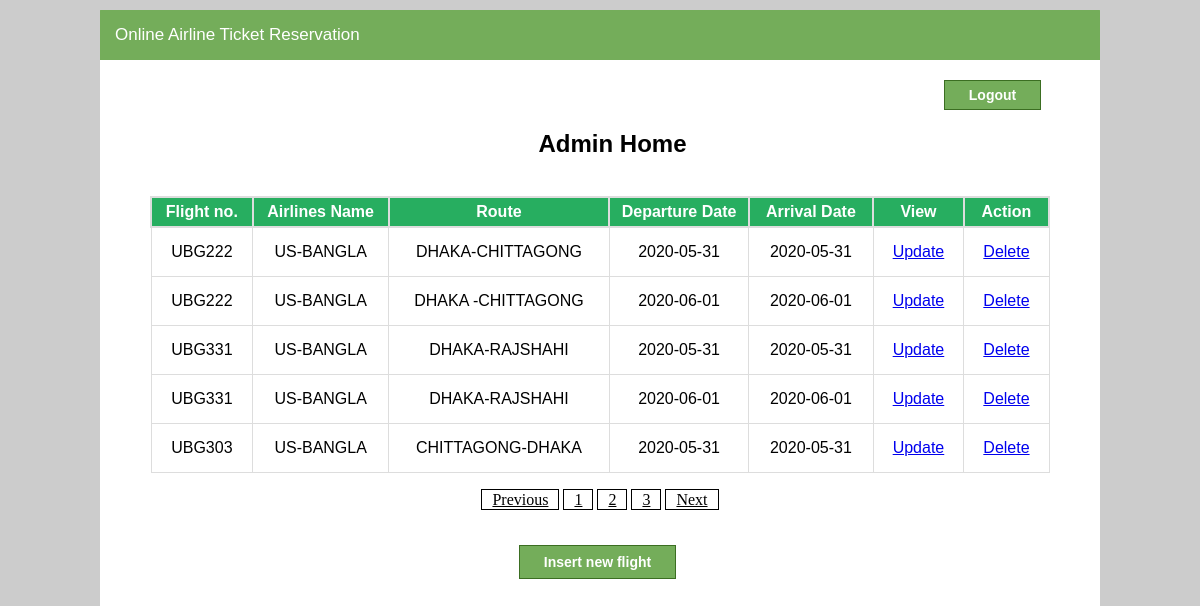
The page /admin/adminhome.php?page=2 (signed in) on the database its author committed.
### tables this page shows
CREATE TABLE `flightdetails` (
  `id` int(11) NOT NULL,
  `flightno` varchar(11) NOT NULL,
  `airlinesname` varchar(30) NOT NULL,
  `departure` varchar(30) NOT NULL,
  `destination` varchar(30) NOT NULL,
  `departuredate` date NOT NULL,
  `arrivaldate` date NOT NULL,
  `class` varchar(30) NOT NULL,
  `price` float NOT NULL
);

### admin/adminhome.php (the view, shortened to what this page needs)
<?php
	require_once("include/db_connect.php");
	?>
<html lang="en" dir="ltr">
  <head>
	<link rel="stylesheet" a href ="css/homepgstyle.css"/>
  </head>
  <body>
		<center>
		<div class="container">
			<form action="logout.php" method="POST">
			<?php require_once("header.php");?>
				<button type="submit" id="logoutbutton" value="Logout" name="logoutBtn" class="logoutbtn"> Logout</button><br>
			</form>
		<form action="insertflight.php" method="POST">
		<h2> Admin Home </h2>
		<br>
					<table border="1px">
						<thead>
							<tr>
								<th> Flight no. </th>
								<th> Airlines Name </th>
								<th> Route  </th>
								<th> Departure Date </th>
								<th> Arrival Date </th>
								<th> View </th>
								<th> Action </th>
							</tr>
						</thead>
						<tbody>
						<?php
						if (isset($_GET['page']))
						{
							$page = $_GET['page'];
						}
						else{
							$page = 1;
						}
						$per_page= 5;
						$startingrow = ($page-1)*$per_page;
						$query = "SELECT * FROM flightdetails LIMIT $startingrow, $per_page";
						$data = mysqli_query($conn, $query);
						if(mysqli_num_rows($data) > 0){
							while($row = mysqli_fetch_array($data)){
								$id = $row["id"];
						?>
							<tr>
								<td><?php echo $row["flightno"]; ?> </td>
								<td><?php echo $row["airlinesname"]; ?> </td>
								<td><?php echo $row["departure"]."-".$row["destination"]; ?> </td>
								<td><?php echo $row["departuredate"]; ?> </td>
								<td><?php echo $row["arrivaldate"]; ?> </td>
								<td><a href="updateflight.php?GetID=<?php echo $id?>"> Update </a></td>
								<td><a href="deleteflight.php?delID=<?php echo $id?>"> Delete </a> </td>
							</tr>
						<?php }}
						else {
						?>
							<tr>
								<td>Records not found!</td>
							</tr>
						<?php
						 }
						    ?>
						</tbody>
					</table>
					<br>
					<?php
						$pgquery = "SELECT * FROM flightdetails";
						$pgresult = mysqli_query($conn, $pgquery);
						$rowcount = mysqli_num_rows($pgresult);
						$total_page = ceil($rowcount/$per_page);
						if($page>1){?>
							<a class="btnpg" href="adminhome.php?page=<?php echo ($page-1); ?>">Previous</a>
							<?php
						}
						for ($i=1; $i<$total_page; $i++){
							?>
							 <a class="btnpg" href="adminhome.php?page=<?php echo $i; ?>"><?php echo $i; ?></a>
							<?php
						}
						if ($i>$page){ ?>
							<a class="btnpg" href="adminhome.php?page=<?php echo ($page+1); ?>">Next</a><?php
						}
					?>
					<br> <br> <br>
					<button type="submit" id="insertbutton" value="Insert" name="insertBtn" class="insertbtn"> Insert new flight </button><br><br>
				</form>
			</div>
		</center>
	</body>
</html>

### admin/css/homepgstyle.css (style rules this page uses)
body { background-color : #CCC; padding: 0px; margin: 0px; }
.container { background-color: #fff; width: 1000px; height: 1000px; border-radius: 0.3px; margin: 0px auto; border-bottom: 2px solid #ccc; margin-top: 10px; }
h2 { margin-left: 15px; font-family: sans-serif; margin-top: 20px; padding-left: 10px; }
button.logoutbtn { position: relative; right: -380px; margin-left: 25px; background-color:#74ad5a; border:1px solid #3b6e22; display:inline-block; cursor:pointer; color:#ffffff; font-family:Arial; font-size:14px; font-weight:bold; padding:6px 24px; text-decoration:none; }
button.insertbtn { position: relative; right: 10px; margin-left: 15px; background-color:#74ad5a; border:1px solid #3b6e22; display:inline-block; cursor:pointer; color:#ffffff; font-family:Arial; font-size:14px; font-weight:bold; padding:8px 24px; text-decoration:none; }
table { border-collapse: collapse; width: 90%; font-family: sans-serif; text-align: center; }
th { background-color: #27ae60; color: white; border: 2px solid #ddd; padding: 5px; }
td { border: 1px solid #ddd; padding: 15px; }
#btn_load, .btnpg { background-color: white; color: black; border: 1px solid #000000; cursor: pointer; padding: 1px 10px; }

### rows shown on the page
flightdetails: flightno "UBG222", airlinesname "US-BANGLA", departure "DHAKA", destination "CHITTAGONG", departuredate "2020-05-31", arrivaldate "2020-05-31"
flightdetails: flightno "UBG222", airlinesname "US-BANGLA", departure "DHAKA", destination "CHITTAGONG", departuredate "2020-06-01", arrivaldate "2020-06-01"
flightdetails: flightno "UBG331", airlinesname "US-BANGLA", departure "DHAKA", destination "RAJSHAHI", departuredate "2020-05-31", arrivaldate "2020-05-31"
flightdetails: flightno "UBG331", airlinesname "US-BANGLA", departure "DHAKA", destination "RAJSHAHI", departuredate "2020-06-01", arrivaldate "2020-06-01"
flightdetails: flightno "UBG303", airlinesname "US-BANGLA", departure "CHITTAGONG", destination "DHAKA", departuredate "2020-05-31", arrivaldate "2020-05-31"
